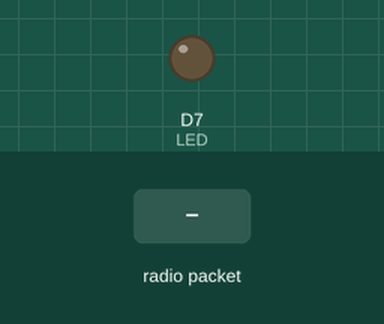
A sketch run on a simulated Arduino Zero (SAMD21). Shown: output pins drawn as LEDs (lit = HIGH). The inputs (shaded band) are chosen by the test bench. No radio packets arrive unless stated; pins used as bus, display or sensor lines are not drawn; what the sketch prints to the serial monitor is not drawn.

Above: at 1.9 s.
2.0 s: radio packet "1" arrives
Timing chart, 0 to 5.0 s (numbered marks = the images above; inputs shaded):
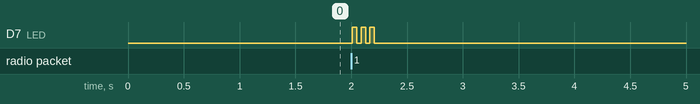

The sketch:

RadioHead69_AddrDemo_TX_redboard.ino
```cpp
// rf69 demo tx rx.pde
// -*- mode: C++ -*-
// Example sketch showing how to create a simple addressed, reliable messaging client
// with the RH_RF69 class. RH_RF69 class does not provide for addressing or
// reliability, so you should only use RH_RF69  if you do not need the higher
// level messaging abilities.
// It is designed to work with the other example rf69_server.
// Demonstrates the use of AES encryption, setting the frequency and modem
// configuration

#include <SPI.h>
#include <RH_RF69.h>
#include <RHReliableDatagram.h>
/************ Radio Setup ***************/

// Change to 434.0 or other frequency, must match RX's freq!
#define RF69_FREQ 915.3

// Where to send packets to!
#define DEST_ADDRESS   1
// change addresses for each client board, any number :)
#define MY_ADDRESS     2


// Sparkfun Redboard Turbo defs
#define Serial SerialUSB

  #define RFM69_CS      4
  #define RFM69_INT     3
  #define RFM69_RST     2
  #define LED           7


// Other #define board types removed

// Singleton instance of the radio driver
RH_RF69 rf69(RFM69_CS, RFM69_INT);

// Class to manage message delivery and receipt, using the driver declared above
RHReliableDatagram rf69_manager(rf69, MY_ADDRESS);


int16_t packetnum = 0;  // packet counter, we increment per xmission

void setup()
{
  Serial.begin(115200);

  while (!Serial) { delay(1); } // wait until serial console is open, remove if not tethered to computer

  pinMode(LED, OUTPUT);
  pinMode(RFM69_RST, OUTPUT);
  digitalWrite(RFM69_RST, LOW);

  Serial.println("Feather Addressed RFM69 TX Test!");
  Serial.println();

  // manual reset
  digitalWrite(RFM69_RST, HIGH);
  delay(10);
  digitalWrite(RFM69_RST, LOW);
  delay(10);

  if (!rf69_manager.init()) {
    Serial.println("RFM69 radio init failed");
    while (1);
  }
  Serial.println("RFM69 radio init OK!");
  // Defaults after init are 434.0MHz, modulation GFSK_Rb250Fd250, +13dbM (for low power module)
  // No encryption
 //   if (!rf69.setModemConfig(RH_RF69::GFSK_Rb2Fd5)) {
 //     Serial.println("setModem failed");
 // }

  if (!rf69.setFrequency(RF69_FREQ)) {
    Serial.println("setFrequency failed");
  }

  // If you are using a high power RF69 eg RFM69HW, you *must* set a Tx power with the
  // ishighpowermodule flag set like this:

  rf69.setTxPower(20, true);  // range from 14-20 for power, 2nd arg must be true for 69HCW


  // The encryption key has to be the same as the one in the server
  uint8_t key[] = { 0x01, 0x02, 0x03, 0x04, 0x05, 0x06, 0x07, 0x08,
                    0x01, 0x02, 0x03, 0x04, 0x05, 0x06, 0x07, 0x08};
  rf69.setEncryptionKey(key);

  pinMode(LED, OUTPUT);

  Serial.print("RFM69 radio @");  Serial.print((int)RF69_FREQ);  Serial.println(" MHz");
}


// Dont put this on the stack:
uint8_t buf[RH_RF69_MAX_MESSAGE_LEN];
uint8_t data[] = "  OK";

void loop() {
  delay(1000);  // Wait 1 second between transmits, could also 'sleep' here!

  char radiopacket[2] = "T";
  itoa(packetnum++, radiopacket+13, 10);
  Serial.print("Sending "); Serial.println(radiopacket);

  // Send a message to the DESTINATION!
   unsigned int tSent = micros();
  if (rf69_manager.sendtoWait((uint8_t *)radiopacket, strlen(radiopacket), DEST_ADDRESS)) {
    // Now wait for a reply from the server
    uint8_t len = sizeof(buf);
    uint8_t from;
    if (rf69_manager.recvfromAckTimeout(buf, &len, 2000, &from)) {
      buf[len] = 0; // zero out remaining string
      unsigned int tAck = micros();

      Serial.print("Got reply from #"); Serial.print(from);
      Serial.print(" [RSSI :");
      Serial.print(rf69.lastRssi());
      Serial.print("] : ");
      Serial.print((char*)buf);
      Serial.print(", latency (us): ");
      Serial.println(( tAck - tSent));
      Blink(LED, 40, 3); //blink LED 3 times, 40ms between blinks
    } else {
      Serial.println("No reply, is anyone listening?");
    }
  } else {
    Serial.println("Sending failed (no ack)");
  }
}

void Blink(byte PIN, byte DELAY_MS, byte loops) {
  for (byte i=0; i<loops; i++)  {
    digitalWrite(PIN,HIGH);
    delay(DELAY_MS);
    digitalWrite(PIN,LOW);
    delay(DELAY_MS);
  }
}
```

Measured:
- after the input at 2.0 s, D7 (LED): alternates HIGH for 0.04 s and LOW for 0.04 s, 6 changes in all, then stays LOW, starting at once
